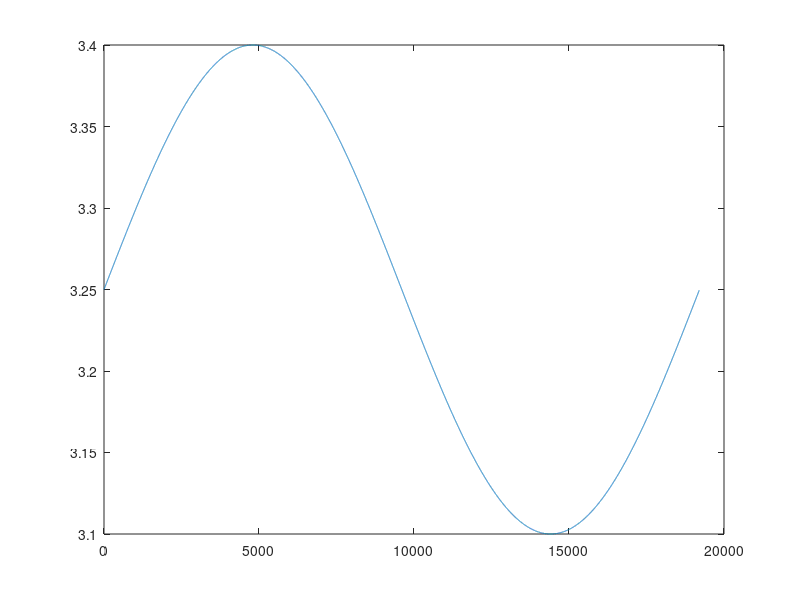

Source code (MATLAB):
close all;
clear;
clc;


sample_rate=96000;
speed=5;
lfoIndex=0:sample_rate/speed;
lfoValue = sin(2 * 3.14 * speed * lfoIndex / sample_rate) * 0.15 + 3.25;

plot(lfoIndex,lfoValue);